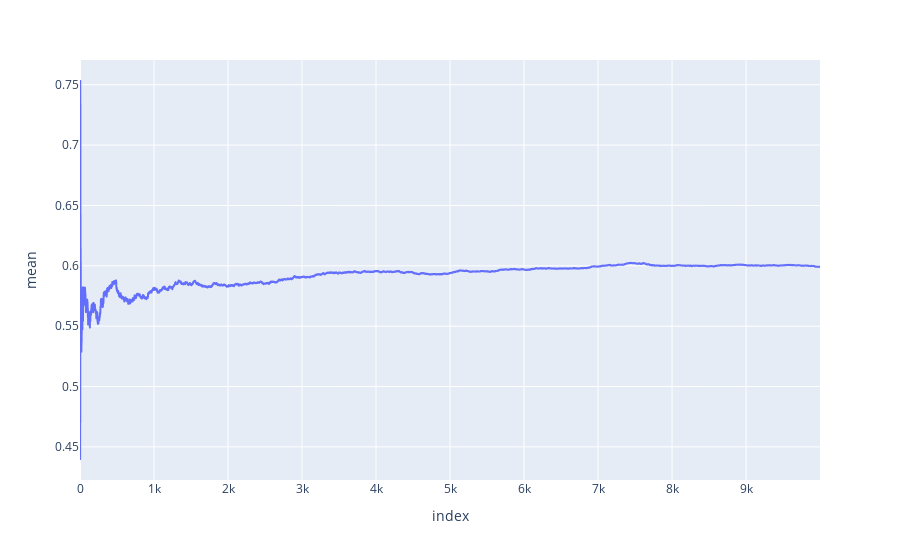

Here is the notebook cell this chart was saved with:
### Code cell
df = pd.DataFrame(train.groupby('order_id').sum()['reordered'])
df['items_count'] = train.groupby('order_id').count()['reordered']
df = df[['reordered','items_count']].cumsum().reset_index()
df['mean'] = df['reordered']/df['items_count']
df = df.head(10000).reset_index()
px.line(df,x='index',y='mean')

### Figure 1 — Plotly figure (JSON) as saved in the notebook; plotly's stock layout.template omitted (floating-point values rounded to 4 significant figures; data arrays with more than 128 entries replaced by an {"elided": "..."} marker saying what was removed)
{"data": [{"hovertemplate": "index=%{x}<br>mean=%{y}<extra></extra>", "legendgroup": "", "line": {"color": "#636efa", "dash": "solid"}, "marker": {"symbol": "circle"}, "mode": "lines", "name": "", "showlegend": false, "type": "scattergl", "x": {"elided": "10000 int values"}, "xaxis": "x", "y": {"elided": "10000 float values"}, "yaxis": "y"}], "layout": {"legend": {"tracegroupgap": 0}, "margin": {"t": 60}, "xaxis": {"anchor": "y", "domain": [0, 1], "title": {"text": "index"}}, "yaxis": {"anchor": "x", "domain": [0, 1], "title": {"text": "mean"}}}}
